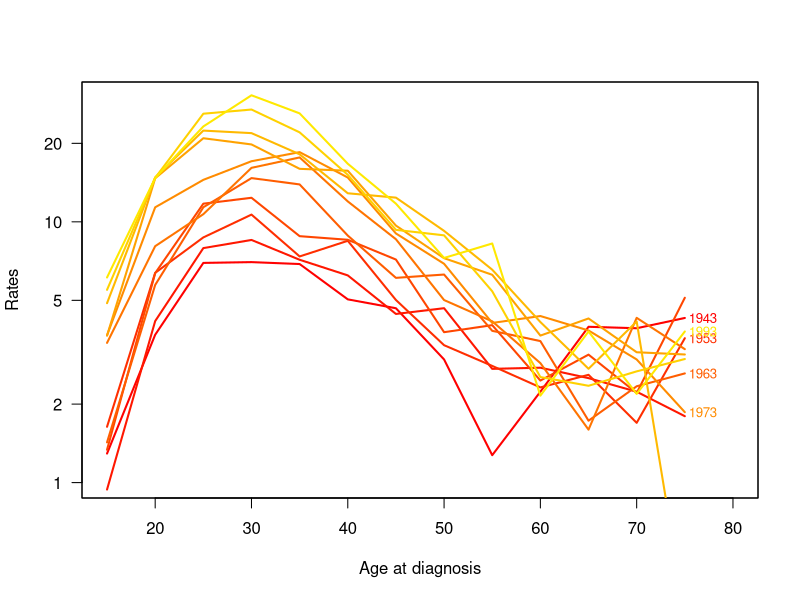
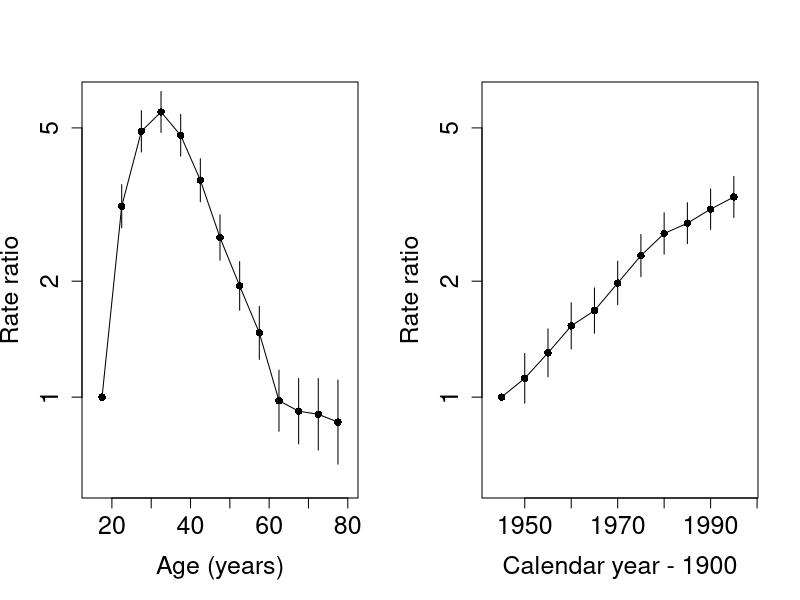
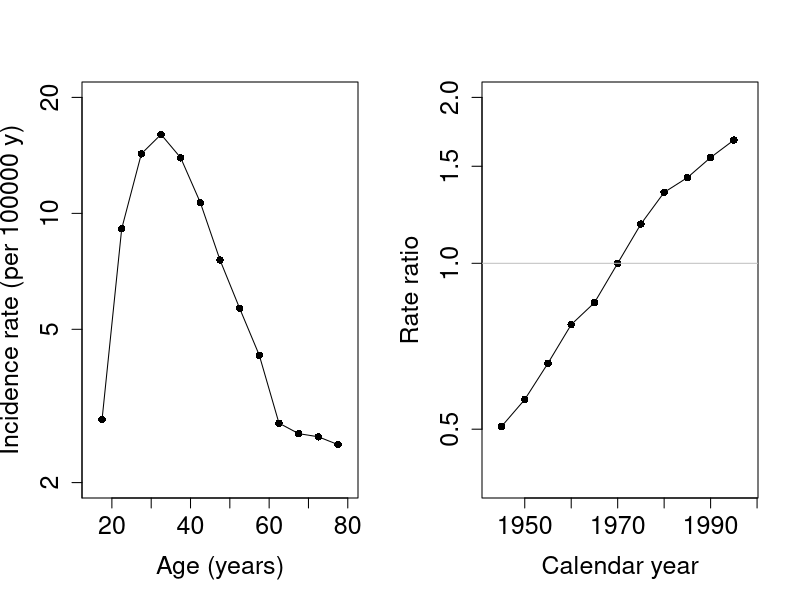
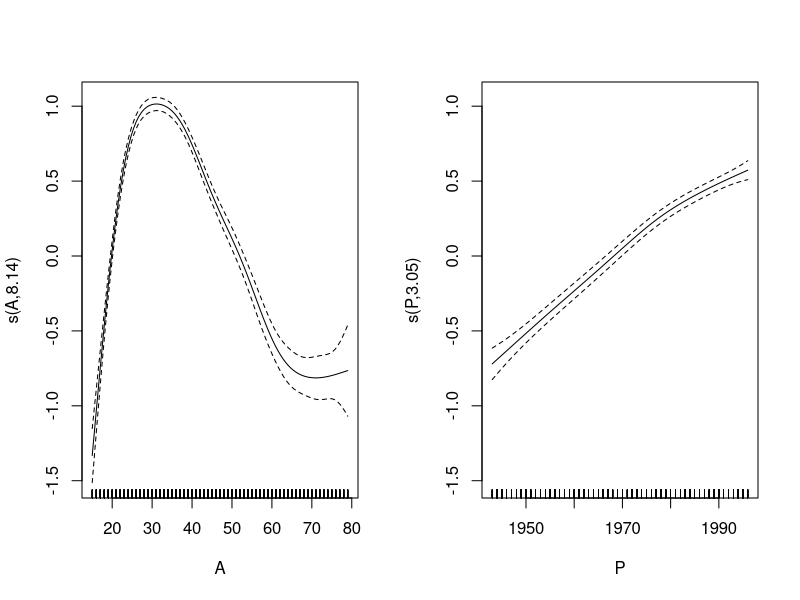
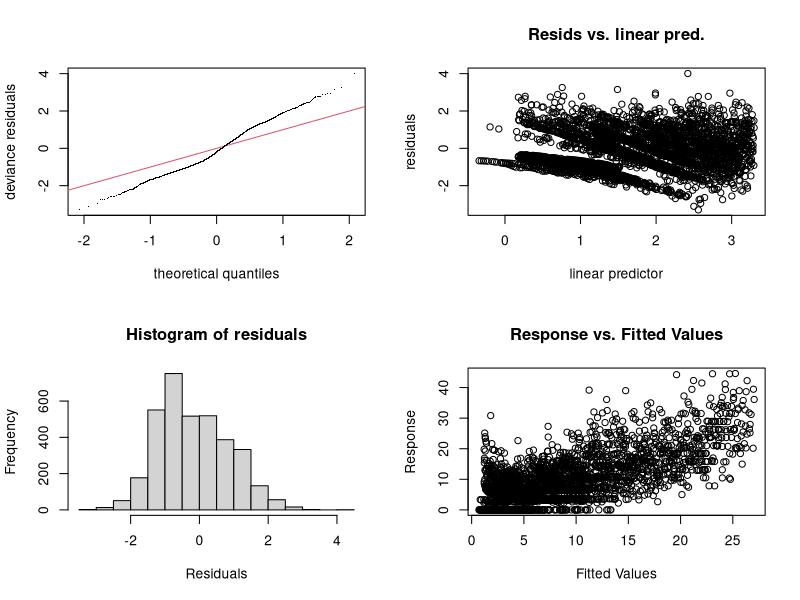
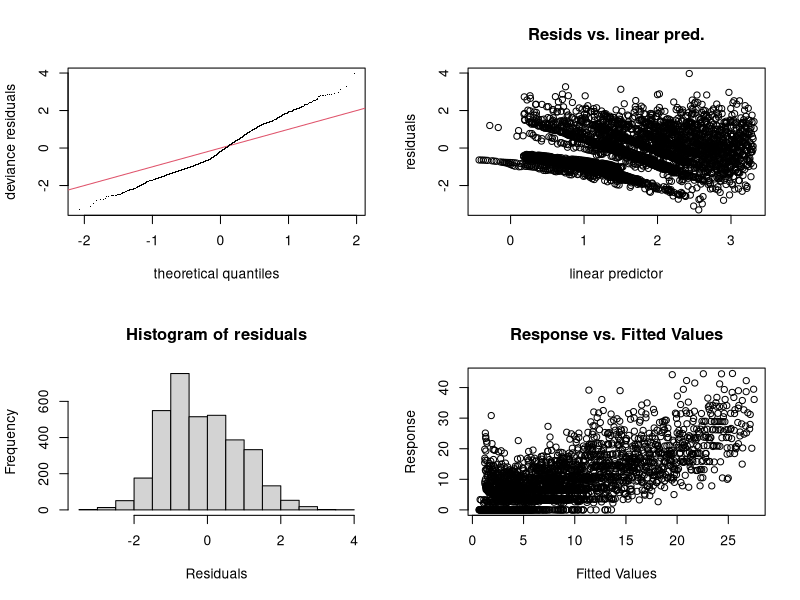
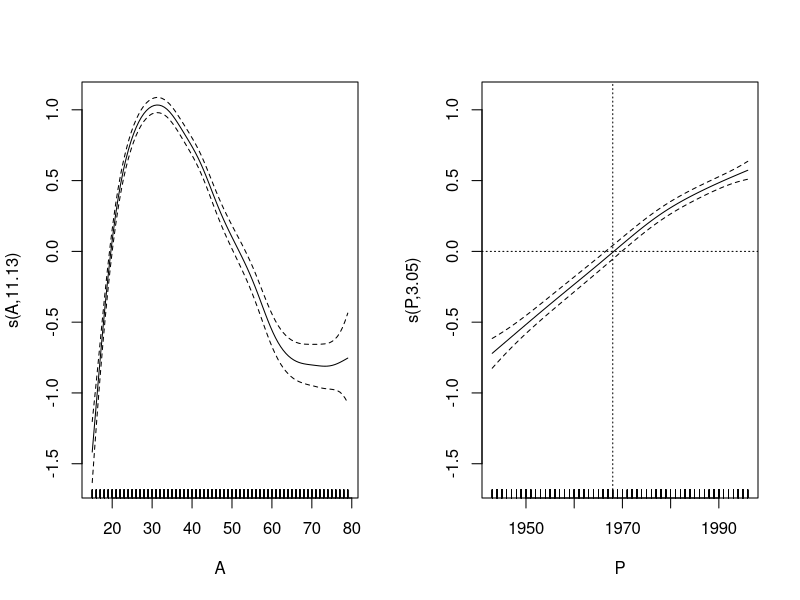
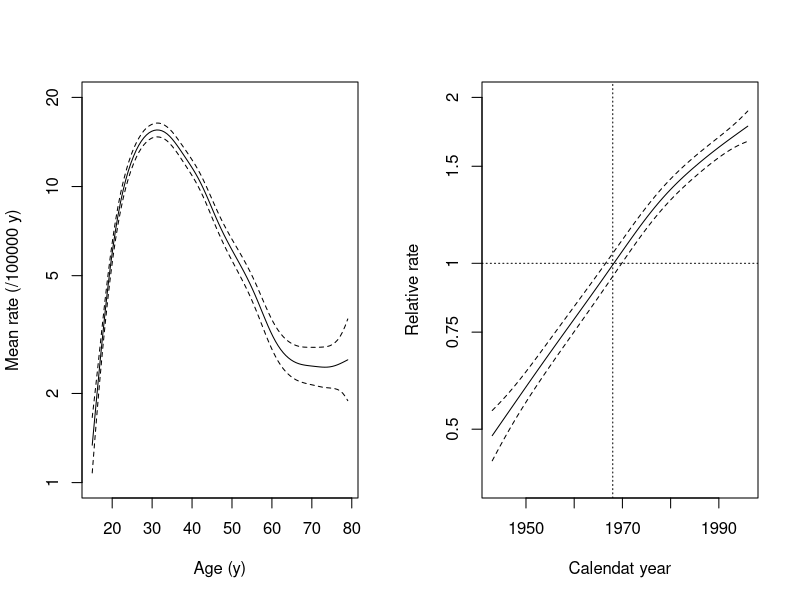

These figures' R source, in order:
### R code from vignette source 'cont-eff-e.rnw'

###################################################
### code chunk number 1: cont-eff-e.rnw:3-6
###################################################
options( width=90,
         SweaveHooks=list( fig=function()
         par(mar=c(3,3,1,1),mgp=c(3,1,0)/1.6,las=1,bty="n") ) )


###################################################
### code chunk number 2: data-input
###################################################
library( Epi )
library(mgcv)
   data( testisDK )
    str( testisDK )
summary( testisDK )
   head( testisDK )


###################################################
### code chunk number 3: housekeeping
###################################################
tdk <- subset(testisDK, A > 14 & A < 80)
tdk$Age <- cut(tdk$A, br = 5*(3:16), include.lowest=TRUE, right=FALSE)
   nAge <- length(levels(tdk$Age))
tdk$Per <- cut(tdk$P, br = seq(1943,1998,by=5), 
               include.lowest=TRUE, right=FALSE)
   nPer <- length(levels(tdk$Per))


###################################################
### code chunk number 4: tabulation
###################################################
tab <- stat.table(  index = list(Age, Per),
                 contents = list(D = sum(D), 
                                 Y = sum(Y/1000),
                              rate = ratio(D, Y, 10^5) ),
                  margins = TRUE, 
                     data = tdk ) 
print(tab, digits=c(sum=0, ratio=1))	


###################################################
### code chunk number 5: plot-rates
###################################################
str(tab)
par(mfrow=c(1,1))
rateplot( rates=tab[3, 1:nAge, 1:nPer], which="ap", ylim=c(1,30), 
           age=seq(15, 75, 5), per=seq(1943, 1993, 5), 
           col=heat.colors(16), ann=TRUE )


###################################################
### code chunk number 6: mCat
###################################################
tdk$Y <- tdk$Y/100000
mCat <- glm( cbind(D,Y) ~ Age + Per, 
             family=poisreg(link=log), data= tdk )
round( ci.exp( mCat ), 2)


###################################################
### code chunk number 7: mCat-est
###################################################
aMid <- seq(17.5, 77.5, by = 5)
pMid <- seq(1945, 1995, by = 5)
par(mfrow=c(1,2))
plot( c(15,80), c(0.6, 6), type="n", log="y", 
      cex.lab = 1.5, cex.axis = 1.5, 
   xlab = "Age (years)", ylab = "Rate ratio") 
lines( aMid,  c( 1, ci.exp(mCat)[2:13, 1] ), type = "o", pch = 16 )
segments( aMid[-1],  ci.exp(mCat)[2:13, 2], 
          aMid[-1], ci.exp(mCat)[2:13, 3] ) 
plot( c(1943,1998), c(0.6, 6), type="n", log="y", 
      cex.lab = 1.5, cex.axis = 1.5, 
   xlab = "Calendar year - 1900", ylab = "Rate ratio") 
lines( pMid,c( 1, ci.exp(mCat)[14:23, 1] ), type = 'o', pch = 16 )
segments( pMid[-1],  ci.exp(mCat)[14:23, 2], 
          pMid[-1],  ci.exp(mCat)[14:23, 3] ) 


###################################################
### code chunk number 8: mCat2-new-ref
###################################################
tdk$Per70 <- Relevel(tdk$Per, ref = 6)
mCat2 <- glm( cbind(D,Y) ~ -1 + Age +Per70, 
              family=poisreg(link=log), data= tdk )
round( ci.exp( mCat2 ), 2)


###################################################
### code chunk number 9: mCat2-plot
###################################################
par(mfrow=c(1,2))
plot( c(15,80), c(2, 20), type="n", log="y", cex.lab = 1.5, cex.axis = 1.5, 
   xlab = "Age (years)", ylab = "Incidence rate (per 100000 y)") 
lines( aMid,  c(ci.exp(mCat2)[1:13, 1] ), type = "o", pch = 16) 
plot( c(1943,1998), c(0.4, 2), type="n", log="y", 
      cex.lab = 1.5, cex.axis = 1.5, 
   xlab = "Calendar year", ylab = "Rate ratio") 
lines( pMid, c(ci.exp(mCat2)[14:18, 1], 1, ci.exp(mCat2)[19:23, 1]),  
   type = "o", pch = 16 )
abline(h=1, col="gray")


###################################################
### code chunk number 10: mPen
###################################################
library(mgcv)
mPen <- gam( cbind(D, Y) ~ s(A) + s(P),  
           family = poisreg(link=log), data = tdk)
summary(mPen)					


###################################################
### code chunk number 11: mPen-plot
###################################################
par(mfrow=c(1,2))
plot(mPen, seWithMean=TRUE)


###################################################
### code chunk number 12: mPen-check
###################################################
par(mfrow=c(2,2))
gam.check(mPen)					


###################################################
### code chunk number 13: mPen2
###################################################
mPen2 <- gam( cbind(D,Y) ~ s(A, k=20) + s(P),  
           family = poisreg(link=log), data = tdk)
summary(mPen2)
par(mfrow=c(2,2))
gam.check(mPen2)					


###################################################
### code chunk number 14: mPen2-plot
###################################################
par( mfrow=c(1,2) )
plot( mPen2, seWithMean=TRUE )
abline( v=1968, h=0, lty=3 )


###################################################
### code chunk number 15: mPen2-newplot
###################################################
par( mfrow=c(1,2) )
icpt <- coef(mPen2)[1]  #  estimated intecept
plot( mPen2, seWithMean=TRUE, select=1, rug=FALSE,       
      yaxt="n", ylim= c(log(1),log(20)) - icpt, 
      xlab="Age (y)", ylab="Mean rate (/100000 y)" )
axis(2, at = log( c(1, 2, 5, 10, 20)) - icpt, labels=c(1, 2, 5, 10, 20) )
plot( mPen2, seWithMean=TRUE, select=2, rug=FALSE, 
      yaxt="n", ylim=c( log(0.4), log(2) ), 
      xlab="Calendat year", ylab="Relative rate")
axis(2, at=log( c(0.5, 0.75, 1, 1.5, 2)), labels = c(0.5, 0.75, 1, 1.5, 2))
abline( v=1968, h=0, lty=3 )
